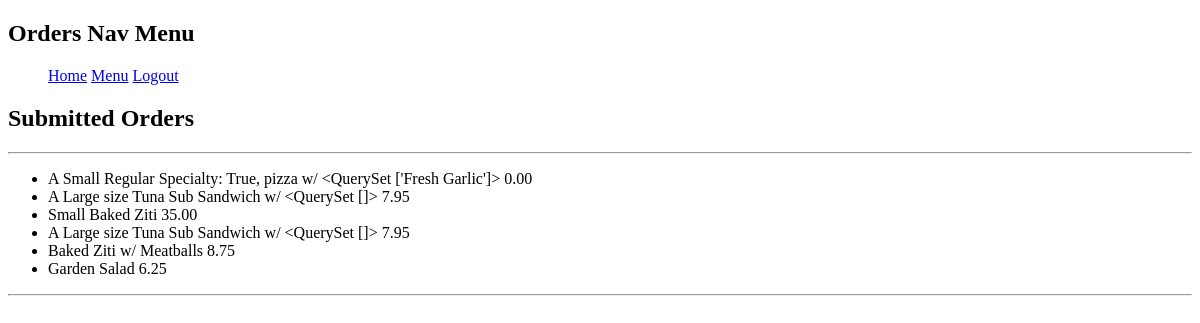
Before: /cart (signed in) with the older database file.
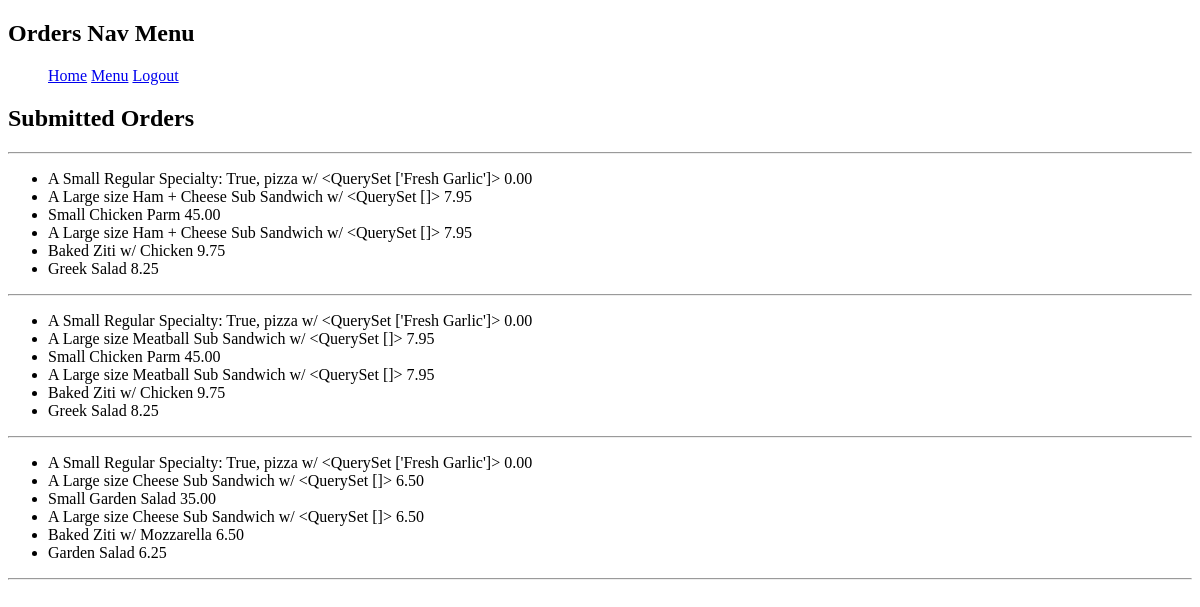
After: the same page with the newer database file.
### orders/models.py (models this page shows, shortened)
class Order(models.Model):
    user = models.ForeignKey(
        User, on_delete=models.CASCADE, default=0)
    pizza = models.ForeignKey(
        Pizza, on_delete=models.CASCADE, default=None, blank=True)
    sub = models.ForeignKey(
        Sub, on_delete=models.CASCADE, default=None, blank=True)
    platter = models.ForeignKey(
        Dinner_platter, on_delete=models.CASCADE, default=None, blank=True)
    salad = models.ForeignKey(
        Salad, on_delete=models.CASCADE, default=None, blank=True)
    pasta = models.ForeignKey(
        Pasta, on_delete=models.CASCADE, default=None, blank=True)
    price = models.DecimalField(
        max_digits=4, decimal_places=2, default=0, blank=True)

class Pizza(models.Model):
    selected_topping = models.ManyToManyField(
        Topping_option, blank=True, related_name="toppings")
    selected_size = models.ForeignKey(
        Size_option, on_delete=models.CASCADE, related_name="sizes")
    specialty = models.BooleanField(default=False)
    price = models.DecimalField(max_digits=4, decimal_places=2, default=0)
    def __str__(self):
        if len(self.selected_topping.all()) >= 1:
            return f"A {self.selected_size} Specialty: {self.specialty}, pizza w/ {self.selected_topping.values_list('topping', flat=True)} {self.price}"
        else:
            return f"A {self.selected_size} Specialty: {self.specialty}, Cheese pizza. {self.price}"

class Size_option(models.Model):
    size_options = (
        ('SR', 'Small Regular'),
        ('LR', 'Large Regular'),
        ('SS', 'Small Sicilian'),
        ('LS', 'Large Sicilian'),
    )
    size = models.CharField(
        max_length=64, choices=size_options)
    def __str__(self):
        return f"{self.size}"

class Sub(models.Model):
    sub_options = models.ForeignKey(
        Sub_option, on_delete=models.CASCADE, related_name="Sub_options")
    price = models.DecimalField(max_digits=4, decimal_places=2, default=0)
    sub_size = (
        ('Small', 'Small Sub'),
        ('Large', 'Large Sub'),
    )
    sub_sizes = models.CharField(
        max_length=64, choices=sub_size)
    extras = models.ManyToManyField(
        Sub_extra, blank=True, related_name="extras")
    extra_cheese = models.BooleanField(default=False)
    def __str__(self):
        return f"A {self.sub_sizes} size {self.sub_options} Sub Sandwich w/ {self.extras.values_list('extra', flat=True)} {self.price}"

class Sub_option(models.Model):
    sub_option = models.CharField(max_length=64)
    def __str__(self):
        return self.sub_option

class Dinner_platter(models.Model):
    platter_size = (
        ('Small', 'Small'),
        ('Large', 'Large'),
    )
    platter_sizes = models.CharField(
        max_length=64, choices=platter_size)
    platters = models.CharField(max_length=64)
    price = models.DecimalField(max_digits=4, decimal_places=2, default=0)
    def __str__(self):
        return f"{self.platter_sizes} {self.platters} {self.price}"

class Pasta(models.Model):
    pasta_option = (
        ('Mozzarella', 'Mozzarella'),
        ('Meatballs', 'Meatballs'),
        ('Chicken', 'Chicken'),
    )
    pastas = models.CharField(
        max_length=64, choices=pasta_option)
    price = models.DecimalField(max_digits=4, decimal_places=2, default=0)
    def __str__(self):
        return f"Baked Ziti w/ {self.pastas} {self.price}"

class Salad(models.Model):
    salad_option = (
        ('Garden Salad', 'Garden Salad'),
        ('Greek Salad', 'Greek Salad'),
        ('Antipasto', 'Antipasto'),
        ('Salad w/Tuna', 'Salad w/Tuna'),
    )
    salads = models.CharField(
        max_length=64, choices=salad_option)
    price = models.DecimalField(max_digits=4, decimal_places=2, default=0)
    def __str__(self):
        return f"{self.salads} {self.price}"

### orders/views.py (the view)
# urls.py: path("cart", views.order_view),
def order_view(request):
    context = {
        "orders": Order.objects.filter(user=request.user)
    }
    if not request.user.is_authenticated:
        return render(request, "orders/login.html", {"message": None})
    return render(request, "orders/ordered_items.html", context)

### orders/templates/orders/ordered_items.html (shortened to what this page needs)
{% extends "orders/index.html" %}
{% block body %}
<h2>Submitted Orders</h2>
<hr>
{% for order in orders %}
<ul>
    <li>{{ order.pizza }}</li>
    <li>{{ order.sub }}</li>
    <li>{{ order.platter }}</li>
    <li>{{ order.sub }}</li>
    <li>{{ order.pasta }}</li>
    <li>{{ order.salad }}</li>
</ul>
<hr>
{% endfor %}
{% endblock %}

### orders/templates/orders/index.html (shortened to what this page needs)
<!DOCTYPE html>
<html>
<head>
</head>
<body>
    <h2>Orders Nav Menu</h2>
    <nav>
        <ol>
            <a href="{% url 'index' %}">Home</a>
            <a href="{% url 'menu' %}">Menu</a>
            {% if user.is_authenticated %}
            <a href="{% url 'logout' %}">Logout</a>
            {% else %}
            <a href="{% url 'register' %}">Register</a>
            {% endif %}
        </ol>
    </nav>
    {% block body %}
    {% endblock %}
</body>
</html>

Changed rows visible on the page:
removed Order: pizza "A Small Regular Specialty: True, pizza w/ <QuerySet ['Fresh Garlic']> 0.00", sub "A Large size Tuna Sub Sandwich w/ <QuerySet []> 7.95", platter "Small Baked Ziti 35.00", pasta "Baked Ziti w/ Meatballs 8.75", salad "Garden Salad 6.25"
added Order: pizza "A Small Regular Specialty: True, pizza w/ <QuerySet ['Fresh Garlic']> 0.00", sub "A Large size Ham + Cheese Sub Sandwich w/ <QuerySet []> 7.95", platter "Small Chicken Parm 45.00", pasta "Baked Ziti w/ Chicken 9.75", salad "Greek Salad 8.25"
added Order: pizza "A Small Regular Specialty: True, pizza w/ <QuerySet ['Fresh Garlic']> 0.00", sub "A Large size Meatball Sub Sandwich w/ <QuerySet []> 7.95", platter "Small Chicken Parm 45.00", pasta "Baked Ziti w/ Chicken 9.75", salad "Greek Salad 8.25"
added Order: pizza "A Small Regular Specialty: True, pizza w/ <QuerySet ['Fresh Garlic']> 0.00", sub "A Large size Cheese Sub Sandwich w/ <QuerySet []> 6.50", platter "Small Garden Salad 35.00", pasta "Baked Ziti w/ Mozzarella 6.50", salad "Garden Salad 6.25"
